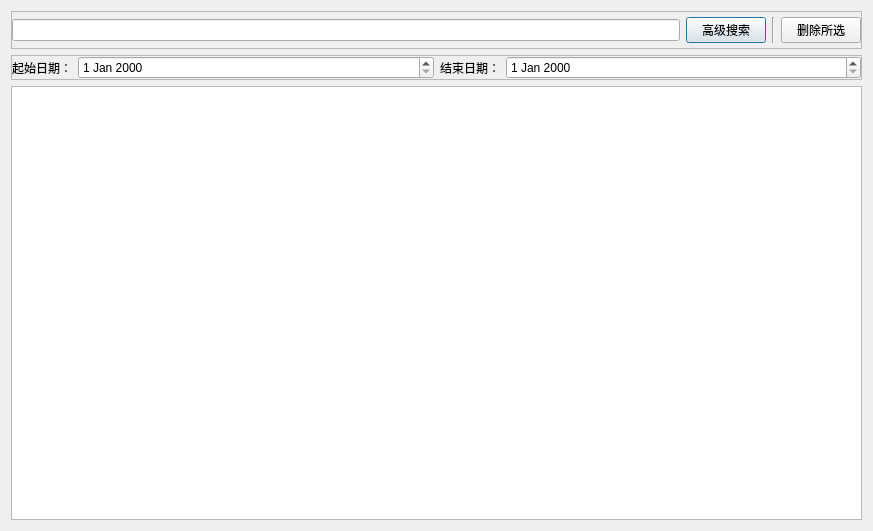
<?xml version="1.0" encoding="UTF-8"?>
<ui version="4.0">
 <class>RecordBrowseDialog</class>
 <widget class="QDialog" name="RecordBrowseDialog">
  <property name="geometry">
   <rect>
    <x>0</x>
    <y>0</y>
    <width>873</width>
    <height>531</height>
   </rect>
  </property>
  <property name="windowTitle">
   <string>RecordBrowseDialog</string>
  </property>
  <layout class="QVBoxLayout" name="verticalLayout">
   <item>
    <widget class="QFrame" name="frame_6">
     <property name="frameShape">
      <enum>QFrame::StyledPanel</enum>
     </property>
     <property name="frameShadow">
      <enum>QFrame::Raised</enum>
     </property>
     <layout class="QHBoxLayout" name="horizontalLayout_16">
      <property name="leftMargin">
       <number>0</number>
      </property>
      <property name="topMargin">
       <number>5</number>
      </property>
      <property name="rightMargin">
       <number>0</number>
      </property>
      <property name="bottomMargin">
       <number>5</number>
      </property>
      <item>
       <widget class="QLineEdit" name="lineEdit_2"/>
      </item>
      <item>
       <widget class="QPushButton" name="pushButton">
        <property name="text">
         <string>高级搜索</string>
        </property>
       </widget>
      </item>
      <item>
       <widget class="Line" name="line_11">
        <property name="orientation">
         <enum>Qt::Vertical</enum>
        </property>
       </widget>
      </item>
      <item>
       <widget class="QPushButton" name="pushButton_2">
        <property name="text">
         <string>删除所选</string>
        </property>
       </widget>
      </item>
     </layout>
    </widget>
   </item>
   <item>
    <widget class="QFrame" name="frame">
     <property name="frameShape">
      <enum>QFrame::StyledPanel</enum>
     </property>
     <property name="frameShadow">
      <enum>QFrame::Raised</enum>
     </property>
     <layout class="QHBoxLayout" name="horizontalLayout">
      <property name="leftMargin">
       <number>0</number>
      </property>
      <property name="topMargin">
       <number>0</number>
      </property>
      <property name="rightMargin">
       <number>0</number>
      </property>
      <property name="bottomMargin">
       <number>0</number>
      </property>
      <item>
       <widget class="QLabel" name="label">
        <property name="sizePolicy">
         <sizepolicy hsizetype="Fixed" vsizetype="Preferred">
          <horstretch>0</horstretch>
          <verstretch>0</verstretch>
         </sizepolicy>
        </property>
        <property name="text">
         <string>起始日期：</string>
        </property>
       </widget>
      </item>
      <item>
       <widget class="QDateEdit" name="dateEdit"/>
      </item>
      <item>
       <widget class="QLabel" name="label_2">
        <property name="sizePolicy">
         <sizepolicy hsizetype="Fixed" vsizetype="Preferred">
          <horstretch>0</horstretch>
          <verstretch>0</verstretch>
         </sizepolicy>
        </property>
        <property name="text">
         <string>结束日期：</string>
        </property>
       </widget>
      </item>
      <item>
       <widget class="QDateEdit" name="dateEdit_2"/>
      </item>
     </layout>
    </widget>
   </item>
   <item>
    <widget class="QTableView" name="tableView"/>
   </item>
  </layout>
 </widget>
 <layoutdefault spacing="6" margin="11"/>
 <resources/>
 <connections/>
</ui>
